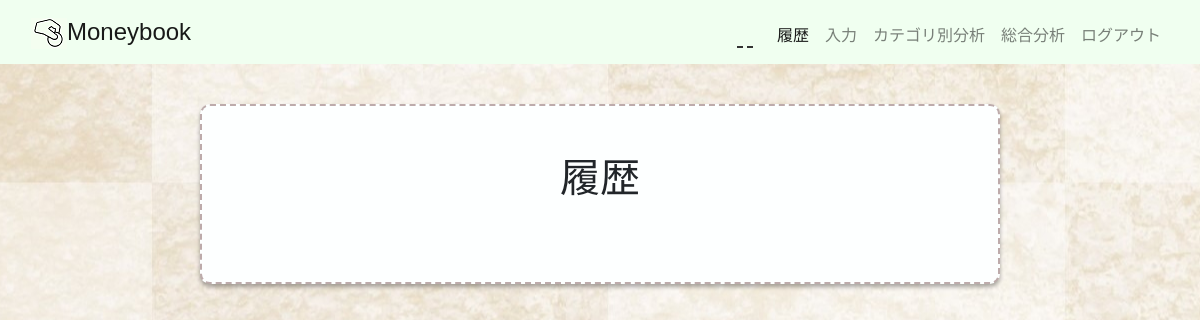
The page /history/ on the database as committed earlier.
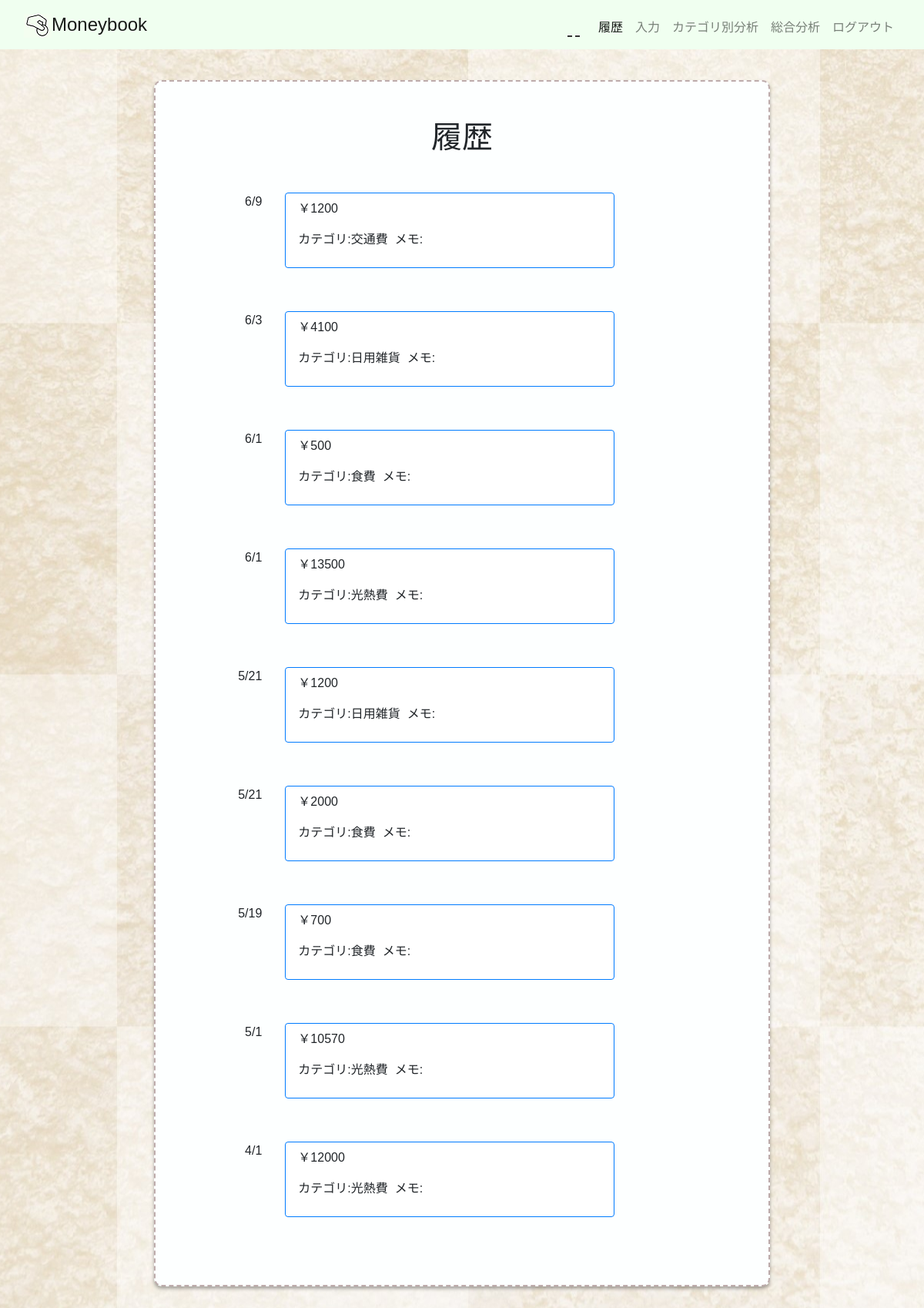
The same page on the database as committed later.
### moneybook/models.py (models this page shows, shortened)
class Spending(models.Model):
    class Meta:
        db_table = "spending"
        verbose_name = "支出"
        verbose_name_plural = "支出"
    description = models.CharField('品名', max_length=50, null=True, blank=True)
    s_category = models.ForeignKey(S_Category, on_delete=models.PROTECT, verbose_name="支出カテゴリ")
    money = models.IntegerField('金額', default=0)
    date = models.DateField('使用日', default=timezone.now)
    note = models.TextField('メモ', blank=True)

class S_Category(models.Model):
    class Meta:
        db_table = "s_category"
        verbose_name = "支出カテゴリ"
        verbose_name_plural = "支出カテゴリ"
    s_category_name = models.CharField(max_length=255, unique=True)
    def __str__(self):
        return self.s_category_name

### moneybook/views.py (the view)
# urls.py: path('history/', views.InputList.as_view(), name='history'),
class InputList(generic.ListView, LoginRequiredMixin):
    model = Spending
    ordering = '-date'
    template_name = "moneybook/history.html"

### templates/moneybook/history.html (shortened to what this page needs)
{% extends 'moneybook/base.html' %}
{% block content %}
<div class="container mx-auto">
    <h1 style="text-align: center;">履歴</h1>
    {% for spending in spending_list %}
    <div class="row">
        <div class="col-sm-2 col-1 label">{{ spending.date|date:"n/j" }}</div>
        <div class="col-sm-10 col-12">
            <div class="card border-primary" style="padding: 0.5rem 1rem; margin-bottom: 1.5rem; position:relative;">
            <p class="card-text">￥{{ spending.money }}</p>
            <p class="card-text">カテゴリ:{{ spending.s_category}}
                &nbsp;メモ:{{ spending.note }}</p>
            <a style="display: block; position: absolute; width: 100%; height: 100%;" href="{% url 'moneybook:s_detail' spending.pk %}"></a>
            </div>
        </div>
    </div>
    {% endfor %}
</div>
{% endblock content %}

### templates/moneybook/base.html (shortened to what this page needs)
{% load static %}
<!DOCTYPE html>
<html lang="ja">
<head>
    <link rel="stylesheet" href="{% static 'moneybook/style.css' %}">
    <link rel="stylesheet" href="{% static 'moneybook/login.css' %}">
    <link rel="stylesheet" href="https://stackpath.bootstrapcdn.com/bootstrap/4.4.1/css/bootstrap.min.css">
</head>
<body>
<header>
　<nav class="navbar fixed-top navbar-expand-lg navbar-light" style="background-color: #F0FFF0;">
  <div class="container-fluid">
    <a class="navbar-brand" href="{% url 'moneybook:history' %}"><img src="{% static "img/moneybook-logo.png" %}" alt="">Moneybook</a>
    <div class="collapse navbar-collapse justify-content-end" id="navbarNavDropdown">
      <ul class="navbar-nav">
        <li class="nav-item user">
          <a class="nav-link" href="{% url 'accounts:user_detail' user.pk %}">{% if user.id  %} {{ user.username }}さん {% endif %}</a>
        </li>
        <li class="nav-item active">
          <a class="nav-link" href="{% url 'moneybook:history' %}">履歴<span class="sr-only">(current)</span></a>
        </li>
        <li class="nav-item">
          <a class="nav-link" href="{% url 'moneybook:input' %}">入力</a>
        </li>
        <li class="nav-item">
          <a class="nav-link" href="{% url 'moneybook:analysis' %}">カテゴリ別分析</a>
        </li>
        <li class="nav-item">
          <a class="nav-link" href="{% url 'moneybook:total_analysis' %}">総合分析</a>
        </li>
        <li class="nav-item">
          <a class="nav-link" href="{% url 'accounts:logout' %}">ログアウト</a>
        </li>
      </ul>
    </div>
  </div>
  </nav>
</header>
    {% block content %}{% endblock %}
</body>
</html>

### static/moneybook/style.css (style rules this page uses)
.row { padding-top: 1rem; padding-bottom: 1rem; padding-left: 1.5rem; }
.label { text-align: right; }

### templates/moneybook/history.html (style rules this page uses)
.container { padding: 3rem 1em; margin: 5rem 0; background: #fdffff; border: dashed 2px #bdabab; box-shadow: 0 3px 4px rgba(0, 0, 0, 0.32); border-radius: 10px; max-width: 100vh; }
h1 { margin-bottom: 2rem; }
.card { width: 70%; }

### templates/moneybook/base.html (style rules this page uses)
body { font-family: 'Hiragino Kaku Gothic Pro','ヒラギノ角ゴ Pro W3','メイリオ',Meiryo,'ＭＳ Ｐゴシック',sans-serif; background:url(../static/img/background.jpg) center repeat; }
.navbar-brand { font-family: 'Quicksand', sans-serif; font-size: 1.5rem; }
li { margin-top: 0.5rem; }
.user { font-family: 'Quicksand', sans-serif; font-weight: bold; margin-right: 1rem; margin-bottom: 0.5rem; border-bottom: dashed 2px #333 ; padding-bottom: 0.5rem; }

Rows that differ between the two databases and show on the page:
added Spending: date "6/9", money "1200", s_category "交通費"
added Spending: date "6/3", money "4100", s_category "日用雑貨"
added Spending: date "6/1", money "500", s_category "食費"
added Spending: date "6/1", money "13500", s_category "光熱費"
added Spending: date "5/21", money "1200", s_category "日用雑貨"
added Spending: date "5/21", money "2000", s_category "食費"
added Spending: date "5/19", money "700", s_category "食費"
added Spending: date "5/1", money "10570", s_category "光熱費"
added Spending: date "4/1", money "12000", s_category "光熱費"
